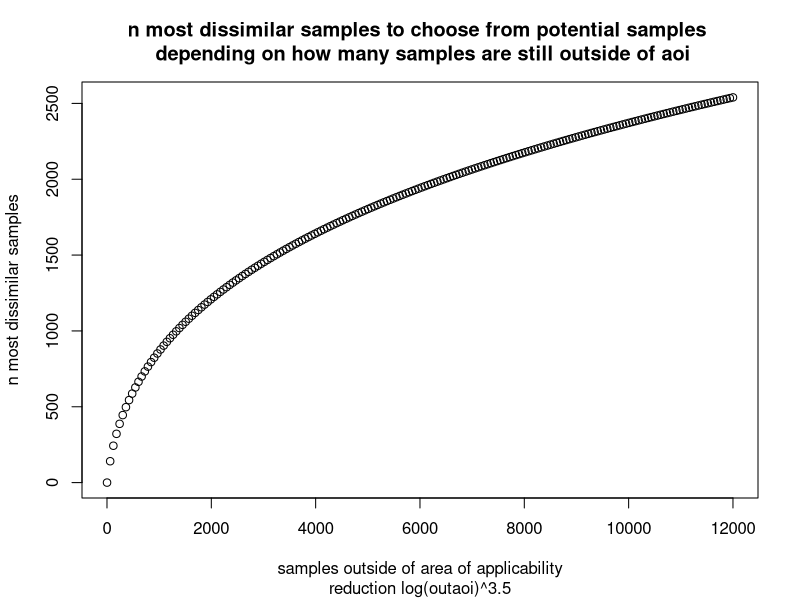

Generate this figure with R:
outaoi <- round(seq(12000, 1, length.out = 200))

x <- 3.5

choose <- log(outaoi)**x

data.frame(outaoi, choose)

plot(outaoi, choose, main="n most dissimilar samples to choose from potential samples \n depending on how many samples are still outside of aoi",
     sub=paste0("reduction log(outaoi)^", x), ylab="n most dissimilar samples", xlab="samples outside of area of applicability")
